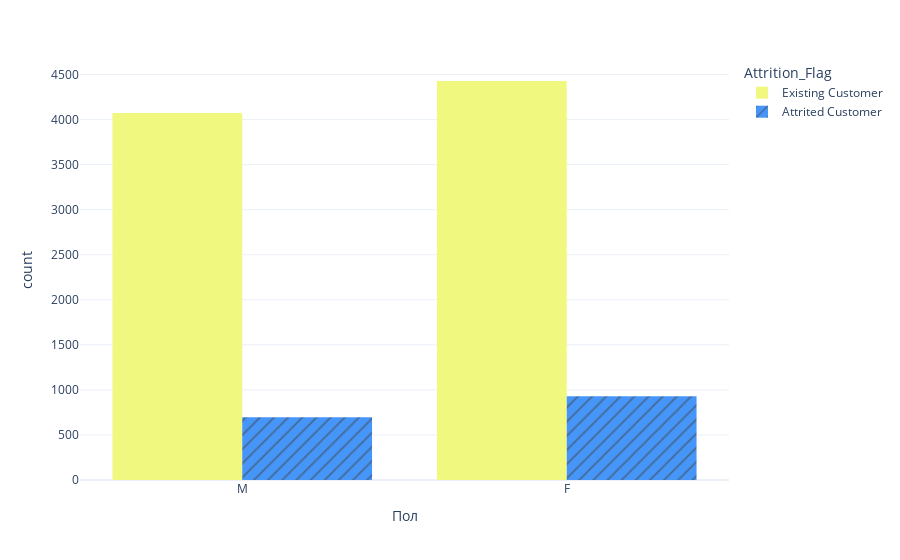

Notebook source saved alongside this figure:
### Code cell
fig = px.histogram(df, 
                   x="Gender", 
                   color="Attrition_Flag", 
                   pattern_shape="Attrition_Flag",
                   template='plotly_white', 
                   barmode='group',
                   color_discrete_sequence=["#f0f87f", "#4696f9"],
                   labels={'Gender': 'Пол'})

# Обновляем параметры layout
fig.update_layout(bargap=0.2)

# Показываем график
fig.show()

### Figure 1 — Plotly figure (JSON) as saved in the notebook; plotly's stock layout.template omitted (floating-point values rounded to 4 significant figures; data arrays with more than 128 entries replaced by an {"elided": "..."} marker saying what was removed)
{"data": [{"alignmentgroup": "True", "bingroup": "x", "hovertemplate": "Attrition_Flag=Existing Customer<br>Пол=%{x}<br>count=%{y}<extra></extra>", "legendgroup": "Existing Customer", "marker": {"color": "#f0f87f", "pattern": {"shape": ""}}, "name": "Existing Customer", "offsetgroup": "Existing Customer", "orientation": "v", "showlegend": true, "type": "histogram", "x": {"elided": "8500 str values"}, "xaxis": "x", "yaxis": "y"}, {"alignmentgroup": "True", "bingroup": "x", "hovertemplate": "Attrition_Flag=Attrited Customer<br>Пол=%{x}<br>count=%{y}<extra></extra>", "legendgroup": "Attrited Customer", "marker": {"color": "#4696f9", "pattern": {"shape": "/"}}, "name": "Attrited Customer", "offsetgroup": "Attrited Customer", "orientation": "v", "showlegend": true, "type": "histogram", "x": {"elided": "1627 str values"}, "xaxis": "x", "yaxis": "y"}], "layout": {"bargap": 0.2, "barmode": "group", "legend": {"title": {"text": "Attrition_Flag"}, "tracegroupgap": 0}, "margin": {"t": 60}, "xaxis": {"anchor": "y", "domain": [0, 1], "title": {"text": "Пол"}}, "yaxis": {"anchor": "x", "domain": [0, 1], "title": {"text": "count"}}}}
